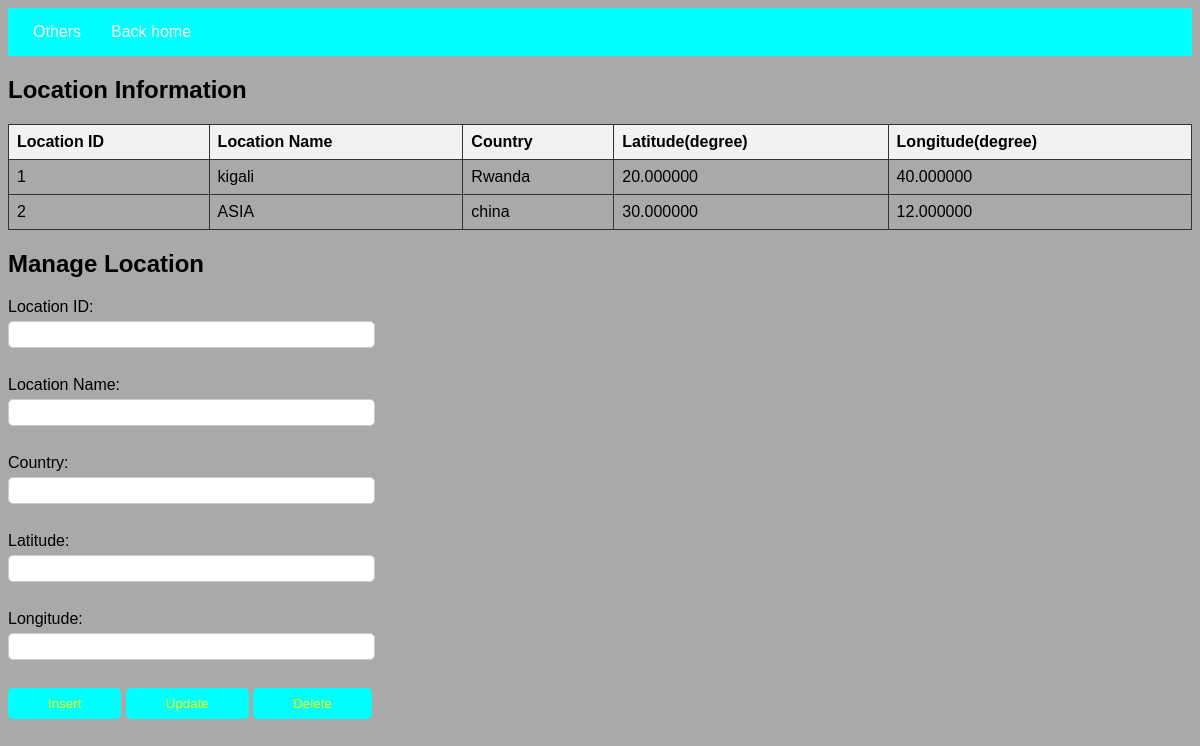
The page /location.php on the database its author committed.
### tables this page shows
CREATE TABLE `locations` (
  `location_id` int(11) NOT NULL,
  `location_name` varchar(255) NOT NULL,
  `country` varchar(100) NOT NULL,
  `latitude` decimal(9,6) DEFAULT NULL,
  `longitude` decimal(9,6) DEFAULT NULL
);

### location.php (the view, shortened to what this page needs)
<!DOCTYPE html>
<html lang="en">
<head>
    <link rel="stylesheet" type="text/css" href="tables.css" title="style 1" media="screen, tv, projection, handheld, print" />
</head>
<body>
<header>
    <nav>
        <ul>
            <li class="dropdown">
                <a href="#" class="button">Others</a>
                <li><a href="location.html" class="back-button">Back home</a></li>
            </li>
        </ul>
    </nav>
</header>
<div class="content">
    <h2>Location Information</h2>
    <table>
        <tr>
            <th>Location ID</th>
            <th>Location Name</th>
            <th>Country</th>
            <th>Latitude(degree)</th>
            <th>Longitude(degree)</th>
        </tr>
        <?php
        include 'DB_connection.php';
        $sql = "SELECT * FROM locations";
        $result = $connection->query($sql);
        if ($result === false) {
            echo "<tr><td colspan='5'>Error fetching data: " . $connection->error . "</td></tr>";
        } elseif ($result->num_rows > 0) {
            while ($row = $result->fetch_assoc()) {
                echo "<tr>
                            <td>{$row['location_id']}</td>
                            <td>{$row['location_name']}</td>
                            <td>{$row['country']}</td>
                            <td>{$row['latitude']}</td>
                            <td>{$row['longitude']}</td>
                          </tr>";
            }
        } else {
            echo "<tr><td colspan='5'>No data found</td></tr>";
        }
        ?>
    </table>
    <h2>Manage Location</h2>
    <form method="post" action="" onsubmit="return confirmAction()">
        <label for="location_id">Location ID:</label>
        <input type="number" id="location_id" name="location_id" required><br><br>
        <label for="location_name">Location Name:</label>
        <input type="text" id="location_name" name="location_name" required><br><br>
        <label for="country">Country:</label>
        <input type="text" id="country" name="country" required><br><br>
        <label for="latitude">Latitude:</label>
        <input type="number" id="latitude" name="latitude" step="any" required><br><br>
        <label for="longitude">Longitude:</label>
        <input type="number" id="longitude" name="longitude" step="any" required><br><br>
        <input type="submit" value="Insert" name="add">
        <input type="submit" value="Update" name="update">
        <input type="submit" value="Delete" name="delete">
    </form>
</div>
</body>
</html>

### tables.css (style rules this page uses)
body { background-color: darkgray; font-family: Arial, sans-serif; }
nav { background-color: cyan; padding: 15px; }
nav ul { list-style-type: none; margin: 0; padding: 0; }
nav ul li { display: inline-block; margin-right: 10px; }
nav ul li a { text-decoration: none; color: #fff; padding: 10px; border-radius: 5px; transition: background-color 0.3s; }
table { width: 100%; border-collapse: collapse; }
th, td { border: 1px solid #333; padding: 8px; text-align: left; }
th { background-color: #f2f2f2; }
label { display: block; margin-bottom: 5px; }
input[type="text"], input[type="number"] { width: 30%; padding: 5px; margin-bottom: 10px; border-radius: 5px; border: 1px solid #ccc; }
input[type="submit"] { padding: 8px 40px; background-color: cyan; color: yellow; border: none; border-radius: 5px; cursor: pointer; }

### rows shown on the page
locations: location_id "1", location_name "kigali", country "Rwanda", latitude "20.000000", longitude "40.000000"
locations: location_id "2", location_name "ASIA", country "china", latitude "30.000000", longitude "12.000000"
